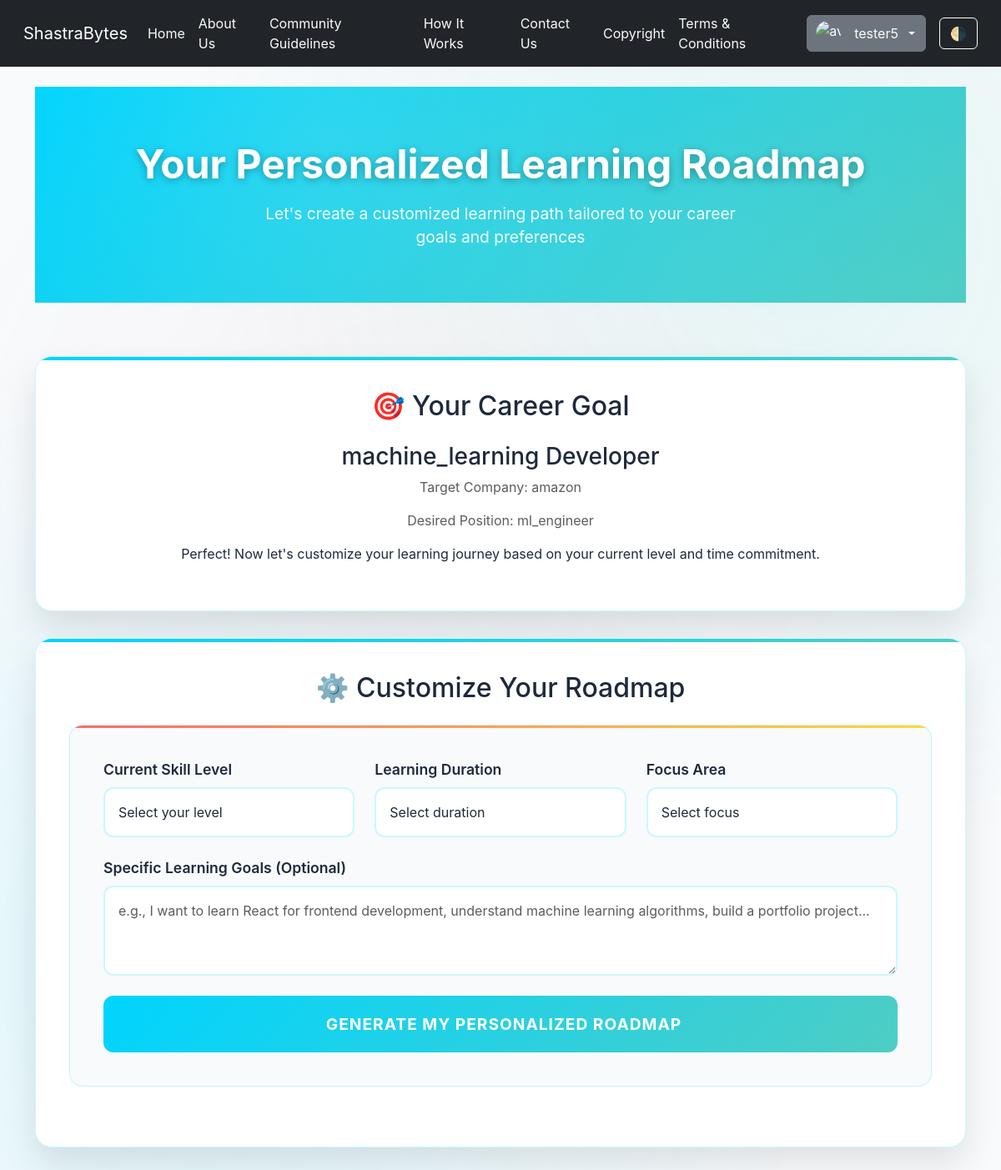
The app's page /roadmap (signed in), older data.
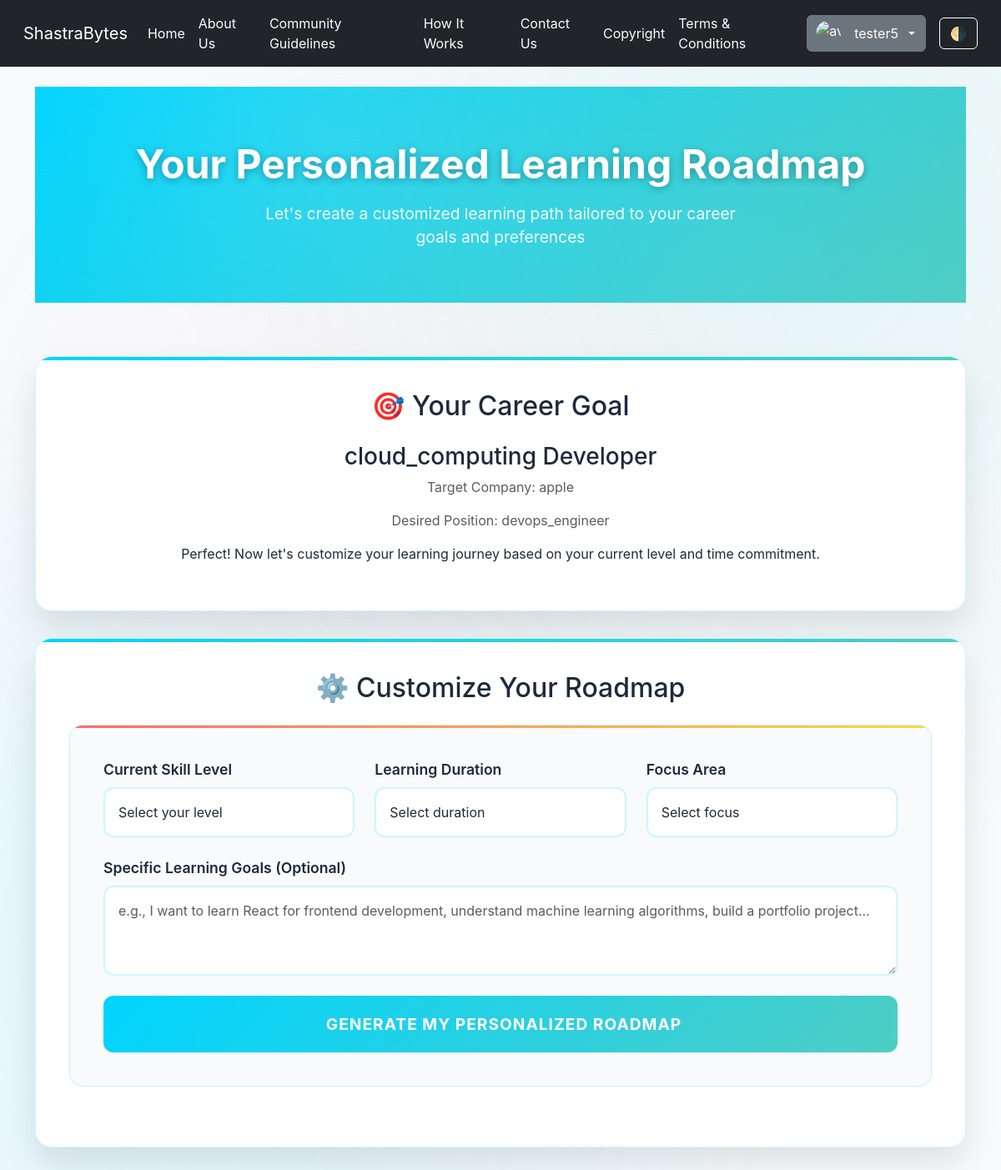
The same page, newer data.
### tables this page shows
CREATE TABLE user_preferences (
                id INTEGER PRIMARY KEY AUTOINCREMENT,
                user_id INTEGER NOT NULL,
                user_name TEXT NOT NULL,
                role TEXT NOT NULL,
                target_company TEXT NOT NULL,
                position TEXT NOT NULL,
                previous_skills TEXT NOT NULL,
                specialization TEXT NOT NULL,
                skill_focus TEXT NOT NULL,
                FOREIGN KEY (user_id) REFERENCES users (id)
            );

### app.py (the view)
@app.route('/roadmap')
def roadmap_page():
    if 'user_id' not in session:
        return redirect(url_for('login'))
    user_id = session['user_id']
    try:
        db = get_db()
        if not db:
            flash('Database connection error. Please try again.', 'danger')
            return redirect(url_for('dashboard'))
        user_prefs = db.execute('SELECT * FROM user_preferences WHERE user_id = ?', (user_id,)).fetchone()
        db.close()
        if not user_prefs:
            flash('Please complete your profile first to access the roadmap.', 'warning')
            return redirect(url_for('questionnaire'))
        preferences = dict(user_prefs)
        return render_template('roadmap_page.html',
                             user_name=session['user_name'],
                             user_preferences=preferences)
    except Exception as e:
        print(f"Roadmap page error: {e}")
        flash('Error loading roadmap page. Please try again.', 'danger')
        return redirect(url_for('dashboard'))

### app.py (called while the page is built)
def get_db():
    try:
        conn = sqlite3.connect(app.config['DATABASE_PATH'])
        conn.row_factory = sqlite3.Row
        return conn
    except sqlite3.Error as e:
        print(f"Database connection error: {e}")
        return None

### templates/roadmap_page.html (shortened to what this page needs)
{% extends "base.html" %}
{% block content %}
<div class="roadmap-hero">
    <div class="container">
        <h1>Your Personalized Learning Roadmap</h1>
        <p>Let's create a customized learning path tailored to your career goals and preferences</p>
    </div>
</div>
<div class="container roadmap-container">
    <div class="roadmap-card">
        <h2 class="text-center mb-4">🎯 Your Career Goal</h2>
        <div class="text-center">
            <div class="goal-display">
                <h3>{{ user_preferences.specialization }} Developer</h3>
                <p class="text-muted">Target Company: {{ user_preferences.target_company }}</p>
                <p class="text-muted">Desired Position: {{ user_preferences.position }}</p>
            </div>
            <p class="mt-3">Perfect! Now let's customize your learning journey based on your current level and time commitment.</p>
        </div>
    </div>
    <div class="roadmap-card">
        <h2 class="text-center mb-4">⚙️ Customize Your Roadmap</h2>
        <form id="roadmapForm" class="customization-form">
            <div class="row">
                <div class="col-md-4">
                    <div class="form-group">
                        <label for="skillLevel" class="form-label">Current Skill Level</label>
                        <select class="form-select" id="skillLevel" name="skill_level" required>
                            <option value="">Select your level</option>
                        </select>
                    </div>
                </div>
                <div class="col-md-4">
                    <div class="form-group">
                        <label for="duration" class="form-label">Learning Duration</label>
                        <select class="form-select" id="duration" name="duration" required>
                            <option value="">Select duration</option>
                        </select>
                    </div>
                </div>
                <div class="col-md-4">
                    <div class="form-group">
                        <label for="focusArea" class="form-label">Focus Area</label>
                        <select class="form-select" id="focusArea" name="focus_area" required>
                            <option value="">Select focus</option>
                        </select>
                    </div>
                </div>
            </div>
            <div class="form-group">
                <label for="learningGoals" class="form-label">Specific Learning Goals (Optional)</label>
                <textarea class="form-control" id="learningGoals" name="learning_goals" rows="3"
                          placeholder="e.g., I want to learn React for frontend development, understand machine learning algorithms, build a portfolio project..."></textarea>
            </div>
            <button type="submit" class="btn btn-generate">
                Generate My Personalized Roadmap
            </button>
        </form>
    </div>
</div>
{% endblock %}

### templates/base.html (shortened to what this page needs)
<!DOCTYPE html>
<html lang="en">
  <head>
    <link
      href="https://cdnjs.cloudflare.com/ajax/libs/bootstrap/5.3.0/css/bootstrap.min.css"
      rel="stylesheet"
    />
    <link
      rel="stylesheet"
      href="{{ url_for('static', filename='css/base.css') }}"
    />
  </head>
  <body class="light-mode">
    <nav class="navbar navbar-expand-lg navbar-dark bg-dark">
      <div class="container-fluid">
        <a class="navbar-brand" href="{{ url_for('home') }}">ShastraBytes</a>
        <div class="collapse navbar-collapse" id="navbarNav">
          <ul class="navbar-nav mb-2 mb-lg-0">
            <li class="nav-item">
              <a class="nav-link" href="{{ url_for('home') }}">Home</a>
            </li>
            <li class="nav-item">
              <a class="nav-link" href="{{ url_for('about') }}">About Us</a>
            </li>
            <li class="nav-item">
              <a class="nav-link" href="{{ url_for('guidelines') }}"
                >Community Guidelines</a
              >
            </li>
            <li class="nav-item">
              <a class="nav-link" href="{{ url_for('how_it_works') }}">How It Works</a>
            </li>
            <li class="nav-item">
              <a class="nav-link" href="{{ url_for('contact') }}">Contact Us</a>
            </li>
            <li class="nav-item">
              <a class="nav-link" href="{{ url_for('copyright') }}">Copyright</a>
            </li>
            <li class="nav-item">
              <a class="nav-link" href="{{ url_for('terms') }}">Terms & Conditions</a>
            </li>
          </ul>
        </div>
          <div class="ms-auto d-flex align-items-center">
            {% if session.get('user_id') %}
            <div class="dropdown">
              <a
                class="btn btn-secondary dropdown-toggle"
                href="#"
                id="userDropdown"
                role="button"
                data-bs-toggle="dropdown"
              >
                <img
                  src="https://i.pinimg.com/originals/59/af/9c/59af9cd100daf9aa154cc753dd58316d.jpg"
                  class="rounded-circle me-2"
                  alt="avatar"
                />
                {{ session.get('user_name') }}
              </a>
            </div>
            {% endif %}
            <button class="btn btn-outline-light ms-3" onclick="toggleTheme()">
              🌗
            </button>
          </div>
      </div>
    </nav>
    <main class="container mt-4">
       {% block content %}{% endblock %}
    </main>
  </body>
</html>

Row changes from the older to the newer data that the page shows:
changed user_preferences "tester5": specialization "machine_learning" → "cloud_computing"; target_company "amazon" → "apple"; position "ml_engineer" → "devops_engineer"
